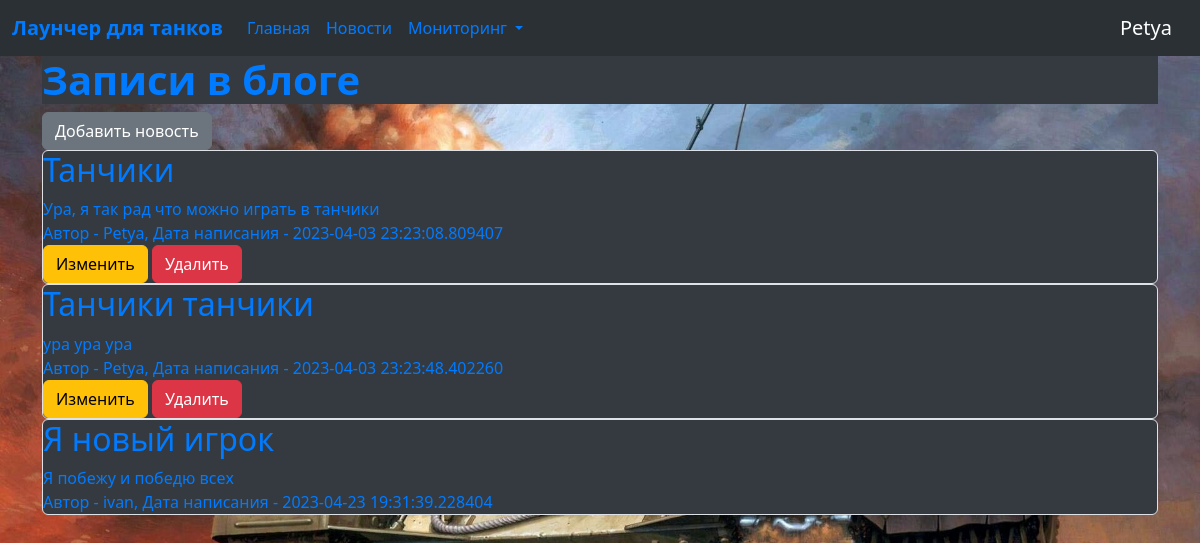
Screenshot of /open_news (signed in) with the database file from the repository.
### data/users.py (models this page shows, shortened)
class User(SqlAlchemyBase, UserMixin, SerializerMixin):
    __tablename__ = 'users'
    id = sqlalchemy.Column(sqlalchemy.Integer,
                           primary_key=True, autoincrement=True)
    name = sqlalchemy.Column(sqlalchemy.String, nullable=True)
    about = sqlalchemy.Column(sqlalchemy.String, nullable=True)
    email = sqlalchemy.Column(sqlalchemy.String,
                              index=True, unique=True, nullable=True)
    hashed_password = sqlalchemy.Column(sqlalchemy.String, nullable=True)
    created_date = sqlalchemy.Column(sqlalchemy.DateTime,
                                     default=datetime.datetime.now)
    equipment = orm.relationship("Equipment", back_populates='user')
    news = orm.relationship("News", back_populates='user')

### data/news.py (models this page shows, shortened)
class News(SqlAlchemyBase, SerializerMixin):
    __tablename__ = 'news'
    id = sqlalchemy.Column(sqlalchemy.Integer,
                           primary_key=True, autoincrement=True)
    title = sqlalchemy.Column(sqlalchemy.String, nullable=True)
    content = sqlalchemy.Column(sqlalchemy.String, nullable=True)
    created_date = sqlalchemy.Column(sqlalchemy.DateTime,
                                     default=datetime.datetime.now)
    is_private = sqlalchemy.Column(sqlalchemy.Boolean, default=True)
    user_id = sqlalchemy.Column(sqlalchemy.Integer,
                                sqlalchemy.ForeignKey("users.id"))
    user = orm.relationship('User', back_populates='news')

### server.py (the view)
@app.route('/open_news')
def open_news():
    db_sess = db_session.create_session()
    if current_user.is_authenticated:
        news = db_sess.query(News).filter(
            (News.user == current_user) | (News.is_private != True))
    else:
        news = db_sess.query(News).filter(News.is_private != True)
    return render_template("open_news.html", news=news)

### data/db_session.py (called while the page is built)
def create_session() -> Session:
    global __factory
    return __factory()

### server.py (called while the page is built)
@login_manager.user_loader
def load_user(user_id):
    db_sess = db_session.create_session()
    return db_sess.query(User).get(user_id)

### templates/open_news.html
{% extends "base.html" %}
{% block content %}
<h1 style="background-color: #343A40; color: #007BFF"><strong>Записи в блоге</strong></h1>
{% if current_user.is_authenticated %}
<a href="news" class="btn btn-secondary">Добавить новость</a>
{% endif %}
{% for item in news%}
<div style="background-color: #343A40; color: #007BFF" class="col-md6 border rounded">
    <h2> {{item.title}}</h2>
    <div>
        {{item.content}}
    </div>
    <div>
        Автор - {{item.user.name}}, Дата написания - {{item.created_date}}
    </div>
    {% if current_user.is_authenticated and current_user == item.user %}
    <div>
        <a href="/news&{{ item.id }}" class="btn btn-warning">
            Изменить
        </a>
        <a href="/news_delete&{{ item.id }}" class="btn btn-danger">
            Удалить
        </a>
    </div>
    {% endif %}
</div>
{% endfor %}
{% endblock %}

### templates/base.html (shortened to what this page needs)
<!doctype html>
<html lang="en">
<head>
    <link href="https://cdn.jsdelivr.net/npm/bootstrap@5.3.0-alpha3/dist/css/bootstrap.min.css"
          rel="stylesheet"
>
    <link rel="stylesheet" href="static/style.css">
</head>
<body>
<header>
    <nav class="navbar navbar-expand-lg bg-body-tertiary navbar bg-dark" data-bs-theme="dark">
        <div class="container-fluid">
            <a style="color: #007BFF" class="navbar-brand" href="/"><b>Лаунчер для танков</b></a>
            <div class="collapse navbar-collapse" id="navbarSupportedContent">
                <ul class="navbar-nav me-auto mb-2 mb-lg-0">
                    <li class="nav-item">
                        <a style="color: #007BFF" class="nav-link active" aria-current="page" href="/">Главная </a>
                    </li>
                    <li class="nav-item">
                        <a style="color: #007BFF" class="nav-link" href="/open_news">Новости</a>
                    </li>
                    <li class="nav-item dropdown">
                        <a style="color: #007BFF" class="nav-link dropdown-toggle" href="#" role="button"
                           data-bs-toggle="dropdown"
                           aria-expanded="false">
                            Мониторинг
                        </a>
                    </li>
                </ul>
            </div>
            {% if current_user.is_authenticated %}
            <a class="navbar-brand" href="/logout">{{ current_user.name }}</a>
            {% endif %}
        </div>
    </nav>
</header>
<main role="main" class="container">
    {% block content %}{% endblock %}
</main>
</body>
</html>

### static/style.css (style rules this page uses)
body { padding 30px; }

### templates/base.html (style rules this page uses)
body { background-image: url('static/images/Tank.jpg'); background-repeat: no-repeat; background-attachment: fixed; background-size: 100% 100%; }

### rows the page displays
User: name "Petya"
News: title "Танчики", content "Ура, я так рад что можно играть в танчики", user.name "Petya", created_date "2023-04-03 23:23:08.809407"
News: title "Танчики танчики", content "ура ура ура", user.name "Petya", created_date "2023-04-03 23:23:48.402260"
News: title "Я новый игрок", content "Я побежу и победю всех", user.name "ivan", created_date "2023-04-23 19:31:39.228404"
